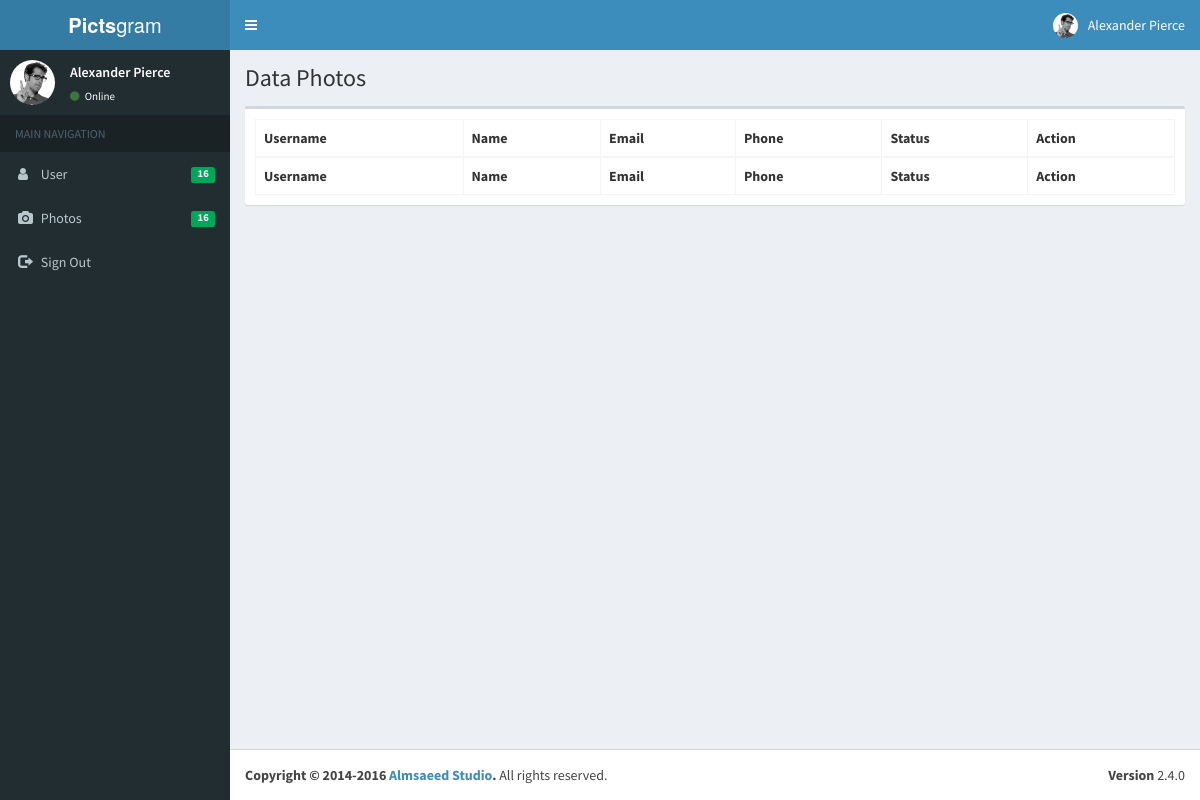
Before: /admin/pages/data_user.php with the older database file.
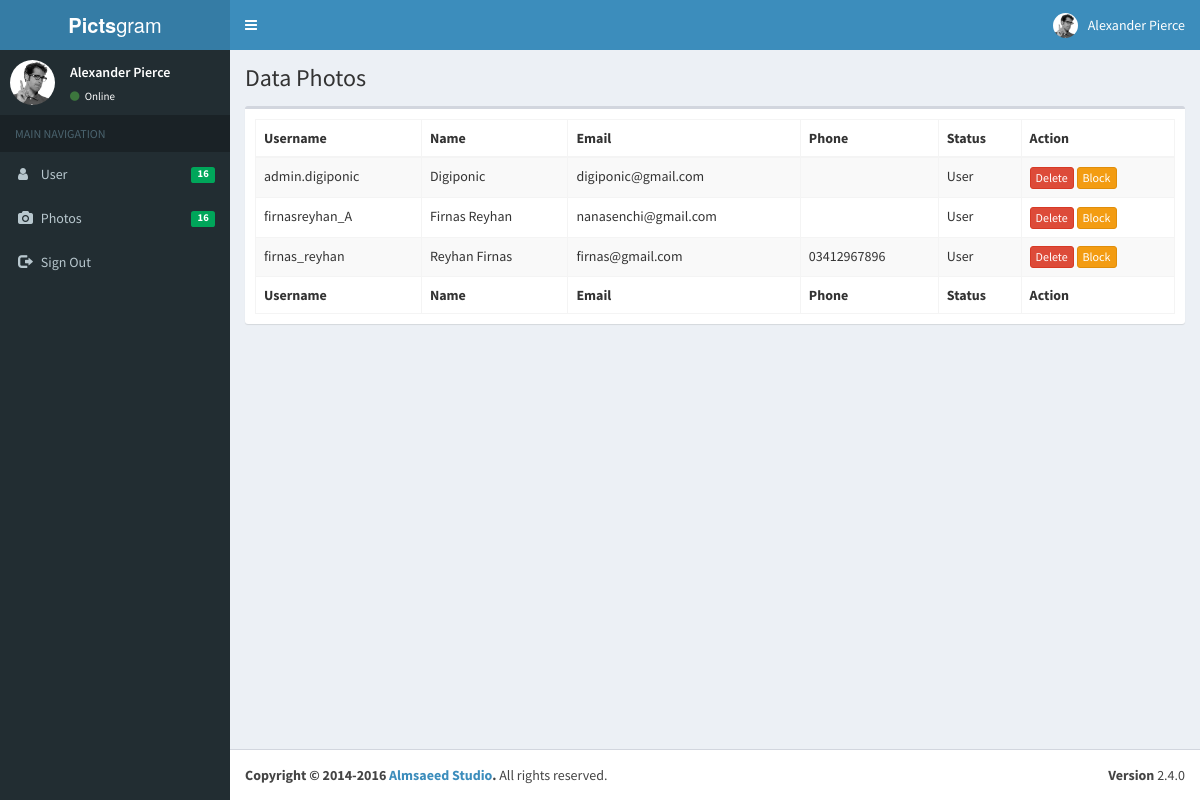
After: the same page with the newer database file.
### tables this page shows
CREATE TABLE `user` (
  `USERNAME` varchar(16) NOT NULL,
  `PASSWORD` varchar(16) DEFAULT NULL,
  `NAME` varchar(100) DEFAULT NULL,
  `GENDER` varchar(10) DEFAULT 'None',
  `ABOUT` varchar(200) DEFAULT NULL,
  `EMAIL` varchar(50) DEFAULT NULL,
  `PHONE` varchar(15) DEFAULT NULL,
  `WEBSITE` varchar(50) DEFAULT NULL,
  `IMAGE` varchar(250) DEFAULT 'no_profile.jpg',
  `TOTAL_POST` int(11) DEFAULT '0',
  `TOTAL_FOLLOWING` int(11) DEFAULT '0',
  `TOTAL_FOLLOWERS` int(11) DEFAULT '0',
  `STATUS` varchar(10) DEFAULT NULL,
  `TIME` datetime DEFAULT NULL
);

### admin/pages/data_user.php (the view, shortened to what this page needs)
<?php
  include("main_header.php");
?>
  <div class="content-wrapper">
    <section class="content-header">
      <h1>
        Data Photos
      </h1>
    </section>
    <section class="content">
      <div class="row">
        <div class="col-xs-12">
          <div class="box">
            <div class="box-body">
              <table id="example1" class="table table-bordered table-striped">
                <thead>
                <tr>
                  <th>Username</th>
                  <th>Name</th>
                  <th>Email</th>
                  <th>Phone</th>
                  <th>Status</th>
                  <th>Action</th>
                </tr>
                </thead>
                <tbody>
                    <?php
                        include_once("../../config/koneksi.php");
                        $result = mysqli_query($mysqli, "SELECT username , name , email, phone, status FROM user");
                        while($data = mysqli_fetch_array($result)){
                          echo "<tr>";
                          echo "<td>".$data['username']."</td>";
                          echo "<td>".$data['name']."</td>";
                          echo "<td>".$data['email']."</td>";
                          echo "<td>".$data['phone']."</td>";
                          echo "<td>".$data['status']."</td>";
                          echo "<td><a href='delete_user.php?username=".$data['username']."' class='btn btn-xs btn-danger'>Delete</a>
					                <a href='block_user.php?username=".$data['username']."' class='btn btn-xs btn-warning'>Block</a></td></tr>";
                        }
                    ?>
                </tbody>
                <tfoot>
                <tr>
                  <th>Username</th>
                  <th>Name</th>
                  <th>Email</th>
                  <th>Phone</th>
                  <th>Status</th>
                  <th>Action</th>
                </tr>
                </tfoot>
              </table>
            </div>
          </div>
        </div>
      </div>
    </section>
  </div>
<?php
	include("main_footer.php");
?>

Changed rows visible on the page:
added user: USERNAME "admin.digiponic", NAME "Digiponic", EMAIL "digiponic@gmail.com", STATUS "User"
added user: USERNAME "firnasreyhan_A", NAME "Firnas Reyhan", EMAIL "nanasenchi@gmail.com", STATUS "User"
added user: USERNAME "firnas_reyhan", NAME "Reyhan Firnas", EMAIL "firnas@gmail.com", PHONE "03412967896", STATUS "User"
